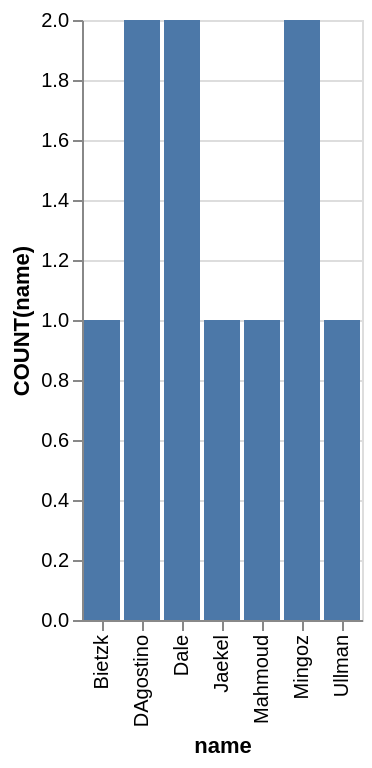

Source (Vega-Lite JSON):
### Vega-Lite specification from a JSON file in a GitHub repository (floating-point values rounded to 4 significant figures)
{"data": {"values": [{"x_data": "Bietzk", "y_data": 1}, {"x_data": "DAgostino", "y_data": 2}, {"x_data": "Dale", "y_data": 2}, {"x_data": "Jaekel", "y_data": 1}, {"x_data": "Mahmoud", "y_data": 1}, {"x_data": "Mingoz", "y_data": 2}, {"x_data": "Ullman ", "y_data": 1}]}, "mark": "bar", "encoding": {"x": {"field": "x_data", "type": "nominal", "title": "name", "sort": "ascending"}, "y": {"field": "y_data", "type": "quantitative", "title": "COUNT(name)"}}}
